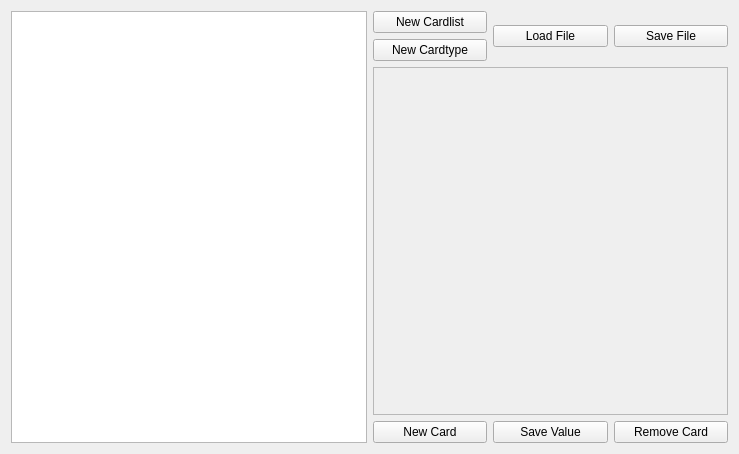
<?xml version="1.0" encoding="UTF-8"?>
<ui version="4.0">
 <class>CardEdit</class>
 <widget class="QWidget" name="CardEdit">
  <property name="geometry">
   <rect>
    <x>0</x>
    <y>0</y>
    <width>739</width>
    <height>454</height>
   </rect>
  </property>
  <property name="windowTitle">
   <string>Form</string>
  </property>
  <layout class="QGridLayout" name="gridLayout" rowstretch="2,5,2" columnstretch="1,1">
   <item row="0" column="1">
    <layout class="QGridLayout" name="menuLo">
     <item row="1" column="0">
      <widget class="QPushButton" name="newCtBtn">
       <property name="text">
        <string>New Cardtype</string>
       </property>
      </widget>
     </item>
     <item row="0" column="0">
      <widget class="QPushButton" name="newClBtn">
       <property name="text">
        <string>New Cardlist</string>
       </property>
      </widget>
     </item>
     <item row="0" column="1" rowspan="2">
      <widget class="QPushButton" name="loadFileBtn">
       <property name="text">
        <string>Load File</string>
       </property>
      </widget>
     </item>
     <item row="0" column="2" rowspan="2">
      <widget class="QPushButton" name="saveFileBtn">
       <property name="text">
        <string>Save File</string>
       </property>
      </widget>
     </item>
    </layout>
   </item>
   <item row="1" column="1">
    <widget class="QScrollArea" name="labelFieldsArea">
     <property name="widgetResizable">
      <bool>true</bool>
     </property>
     <widget class="QWidget" name="labelFields">
      <property name="geometry">
       <rect>
        <x>0</x>
        <y>0</y>
        <width>355</width>
        <height>234</height>
       </rect>
      </property>
      <layout class="QVBoxLayout" name="labelLo">
       <property name="bottomMargin">
        <number>20</number>
       </property>
      </layout>
     </widget>
    </widget>
   </item>
   <item row="2" column="1">
    <layout class="QHBoxLayout" name="horizontalLayout">
     <item>
      <widget class="QPushButton" name="newCardBtn">
       <property name="text">
        <string>New Card</string>
       </property>
      </widget>
     </item>
     <item>
      <widget class="QPushButton" name="saveValueBtn">
       <property name="text">
        <string>Save Value</string>
       </property>
      </widget>
     </item>
     <item>
      <widget class="QPushButton" name="removeCardBtn">
       <property name="text">
        <string>Remove Card</string>
       </property>
      </widget>
     </item>
    </layout>
   </item>
   <item row="0" column="0" rowspan="3">
    <layout class="QVBoxLayout" name="listLo" stretch="0">
     <property name="spacing">
      <number>10</number>
     </property>
     <property name="bottomMargin">
      <number>0</number>
     </property>
     <item>
      <widget class="QListWidget" name="itemList">
       <property name="sizePolicy">
        <sizepolicy hsizetype="Preferred" vsizetype="Preferred">
         <horstretch>0</horstretch>
         <verstretch>0</verstretch>
        </sizepolicy>
       </property>
      </widget>
     </item>
    </layout>
   </item>
  </layout>
 </widget>
 <resources/>
 <connections/>
</ui>
